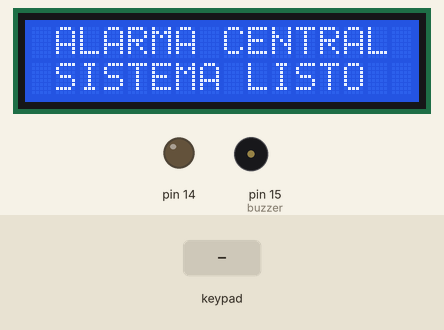
A sketch run on a simulated Arduino Uno, built with avr-gcc and run on an emulated ATmega328P. Shown: 16×2 character LCD, output pins drawn as LEDs (lit = HIGH), buzzer (waves = sounding). The test bench sets the inputs (shaded band).

Above: at 0.4 s.
At 2.5 s:
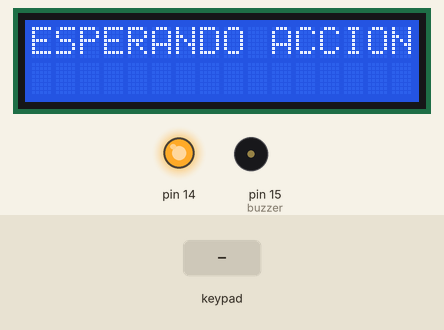
2.6 s: key 'A' pressed
At 3.7 s:
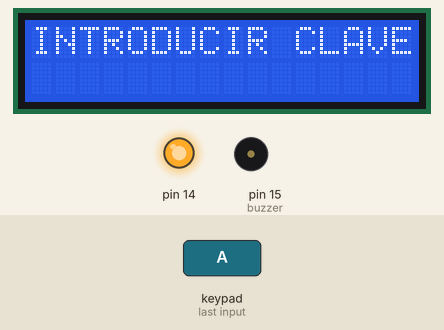
4.3 s: keypad keys 1 2 3 4 pressed 0.4 s apart
At 7.3 s:
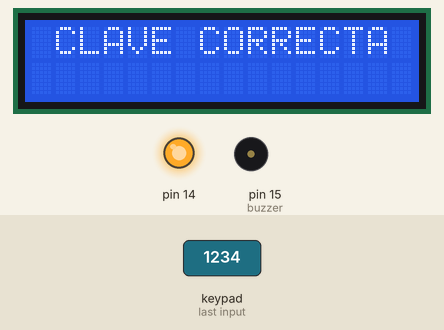
Timing chart, 0 to 8.8 s (numbered marks = the images above; inputs shaded):
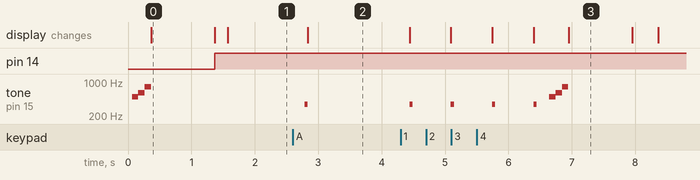

The sketch:

Central_de_Alarma_Mega.ino
```cpp
#include <LiquidCrystal.h>
LiquidCrystal lcd(8, 9, 10, 11, 12, 13);
#include <Keypad.h>

int estado;
int control = 0;
int buzzer = 15;
int posicion=0;    // necesaria para la clave
int cursor= 6 ;      // posicion inicial de la clave en el LCD
int clave=0;       // para el LCD
const byte Filas = 4;          //KeyPad de 4 filas
const byte Cols = 4;           //y 4 columnas
char letra = '0';
byte Pins_Filas[] = {7, 6, 5, 4};     //Pines Arduino para las filas.
byte Pins_Cols[] = { 3, 2, 1, 0};     // Pines Arduino para las columnas.

     char Teclas [ Filas ][ Cols ] =
          {
              {'1','2','3','A'},
              {'4','5','6','B'},
              {'7','8','9','C'},
              {'*','0','#','D'}
          };
     Keypad Teclado1 = Keypad(makeKeymap(Teclas), Pins_Filas, Pins_Cols, Filas, Cols);

char codigoSecreto[4] = {'1','2','3','4'};

void setup() {
  pinMode(14, OUTPUT);
  pinMode(15, OUTPUT);
  pinMode(16,INPUT);
  pinMode(17,INPUT);
  pinMode(18,INPUT);
  pinMode(19,INPUT);
  lcd.begin(16, 2);           // Fijamos el numero de caracteres y filas
  lcd.print(" ALARMA CENTRAL");
  tone(buzzer,500);
  delay(100);
  noTone(buzzer);
  tone(buzzer,600);
  delay(100);
  noTone(buzzer);
  tone(buzzer,800);
  delay(100);
  noTone(buzzer);
  lcd.setCursor(0, 1);
  lcd.print(" SISTEMA LISTO");
  delay(1000);
  lcd.clear();
}

void loop() {

  digitalWrite(14, HIGH);
  delay(200);
  char pulsacion = Teclado1.getKey();
      if (pulsacion == 'A'){
        tone(buzzer,350);
        delay(50);
        noTone(buzzer);
        contrasena();
          }
      else {
      lcd.setCursor(0, 0);
      lcd.print("ESPERANDO ACCION");
      }
  }

 void contrasena() {
  lcd.setCursor(0, 0);
  lcd.print("INTRODUCIR CLAVE");
  for(int control = 0; control <= 40; control++){
  delay(200);

    char pulsacion = Teclado1.getKey() ;
      if (pulsacion != 0)  {
          lcd.setCursor(0, 1);
          //lcd.print("Clave:");
          if (pulsacion != 'A' && pulsacion != 'B' && pulsacion != 'C' && pulsacion != 'D' && clave==0){
              letra = pulsacion;
              tone(buzzer,350);
              lcd.setCursor(cursor,1);
              lcd.print(pulsacion);
              delay(50);
              noTone(buzzer);
              cursor++;

              if (pulsacion == codigoSecreto[posicion])
                  posicion ++; // aumentamos posicion si es correcto el digito

                  if (posicion == 4){

                      delay(200);
                      tone(buzzer,500);
                      delay(100);
                      noTone(buzzer);
                      tone(buzzer,600);
                      delay(100);
                      noTone(buzzer);
                      tone(buzzer,800);
                      delay(100);
                      noTone(buzzer);
                      lcd.clear();
                      control = 50;
                      clave_correcta();

                  }

                      if(cursor > 9){
                          cursor = 6;     // lo volvemos a colocar al inicio
                          posicion = 0;
                          lcd.setCursor(6,0);
                          //lcd.print(" ");


                         if(clave==0)  {       // comprobamos que no hemos acertado
                              lcd.setCursor(0,0);
                              lcd.print("CLAVE INCORRECTA ");
                              tone(buzzer,70,500); // para generar
                              delay(250); // tono de error
                              noTone(buzzer);
                              delay(1000);
                              lcd.clear();
                              control = 50;
                              loop();
                          }
                      }
                  }
        }
  }
  lcd.clear();
  posicion = 0;
  clave = 0;
  //pulsacion = '0';
  cursor = 6;
  control = 50;
  loop();
}


void clave_correcta(){
  clave = 1;
  cursor = 6;
  lcd.setCursor(0,0);
  lcd.print(" CLAVE CORRECTA ");
  delay(1000);
  lcd.clear();
  control = 50;
  posicion = 0;
  clave = 0;
  loop();

}

void alarma_activa(){

if(digitalRead(16)==HIGH || digitalRead(17)==HIGH || digitalRead(18)==HIGH || digitalRead(19)==HIGH){
  lcd.setCursor(0, 0);
  lcd.print("   ACTIVACION");
  digitalWrite(14, HIGH);
  digitalWrite(15, HIGH);
  delay(500);
  digitalWrite(14, LOW);
  digitalWrite(15, LOW);
  delay(100);
  digitalWrite(14, HIGH);
  digitalWrite(15, HIGH);
  delay(500);
  digitalWrite(14, LOW);
  digitalWrite(15, LOW);
  delay(100);
  digitalWrite(14, HIGH);
  digitalWrite(15, HIGH);
  delay(500);
  digitalWrite(14, LOW);
  digitalWrite(15, LOW);
  delay(100);
  digitalWrite(14, HIGH);
  digitalWrite(15, HIGH);
  delay(500);
  digitalWrite(14, LOW);
  digitalWrite(15, LOW);
  delay(100);
  lcd.clear();

}

 return;


}
```

Measured:
- after the input at 2.6 s, tone on pin 15 (buzzer): silent → 350 Hz after 0.19 s, → silent 0.05 s later; the display: changes after 0.24 s (image 2)
- after the input at 4.3 s, tone on pin 15 (buzzer): plays 350 Hz for 0.05 s, 350 Hz for 0.05 s, 350 Hz for 0.05 s, 350 Hz for 0.05 s, 500 Hz for 0.10 s, 600 Hz for 0.10 s … (7 notes in this stretch), starting after 0.14 s
- what the display in image 0 shows lasts 1.0 s, from 0.4 s to 1.4 s
